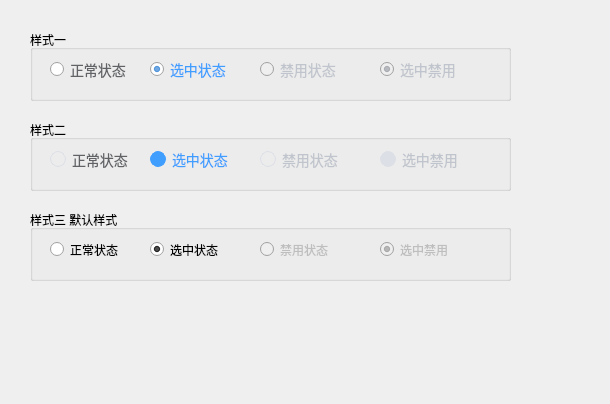
<?xml version="1.0" encoding="UTF-8"?>
<ui version="4.0">
 <class>DialogQSSRadioButton</class>
 <widget class="QDialog" name="DialogQSSRadioButton">
  <property name="geometry">
   <rect>
    <x>0</x>
    <y>0</y>
    <width>610</width>
    <height>404</height>
   </rect>
  </property>
  <property name="windowTitle">
   <string>Dialog</string>
  </property>
  <property name="styleSheet">
   <string notr="true"/>
  </property>
  <widget class="QGroupBox" name="groupBox">
   <property name="geometry">
    <rect>
     <x>30</x>
     <y>30</y>
     <width>481</width>
     <height>71</height>
    </rect>
   </property>
   <property name="styleSheet">
    <string notr="true">QRadioButton{
	color: #606266;
	font-size: 14px;
}
QRadioButton:checked{
	color: #409eff;
}
QRadioButton:disabled,
QRadioButton:checked:disabled{
	color: #c0c4cc
}

QRadioButton::indicator{
	image: url(:/images/10.png);
}
QRadioButton::indicator:hover{
	image: url(:/images/11.png);
}
QRadioButton::indicator:checked{
	image: url(:/images/12.png);
}
QRadioButton::indicator:checked:disabled{
	image: url(:/images/13.png);
}</string>
   </property>
   <property name="title">
    <string>样式一</string>
   </property>
   <widget class="QRadioButton" name="radioButton">
    <property name="geometry">
     <rect>
      <x>20</x>
      <y>30</y>
      <width>111</width>
      <height>19</height>
     </rect>
    </property>
    <property name="text">
     <string>正常状态</string>
    </property>
   </widget>
   <widget class="QRadioButton" name="radioButton_2">
    <property name="geometry">
     <rect>
      <x>120</x>
      <y>30</y>
      <width>111</width>
      <height>19</height>
     </rect>
    </property>
    <property name="text">
     <string>选中状态</string>
    </property>
    <property name="checked">
     <bool>true</bool>
    </property>
    <property name="autoExclusive">
     <bool>true</bool>
    </property>
   </widget>
   <widget class="QRadioButton" name="radioButton_3">
    <property name="enabled">
     <bool>false</bool>
    </property>
    <property name="geometry">
     <rect>
      <x>230</x>
      <y>30</y>
      <width>111</width>
      <height>19</height>
     </rect>
    </property>
    <property name="text">
     <string>禁用状态</string>
    </property>
   </widget>
   <widget class="QWidget" name="widget" native="true">
    <property name="geometry">
     <rect>
      <x>350</x>
      <y>30</y>
      <width>120</width>
      <height>21</height>
     </rect>
    </property>
    <widget class="QRadioButton" name="radioButton_4">
     <property name="enabled">
      <bool>false</bool>
     </property>
     <property name="geometry">
      <rect>
       <x>0</x>
       <y>0</y>
       <width>111</width>
       <height>19</height>
      </rect>
     </property>
     <property name="text">
      <string>选中禁用</string>
     </property>
     <property name="checked">
      <bool>true</bool>
     </property>
     <property name="autoExclusive">
      <bool>false</bool>
     </property>
    </widget>
   </widget>
  </widget>
  <widget class="QGroupBox" name="groupBox_2">
   <property name="geometry">
    <rect>
     <x>30</x>
     <y>120</y>
     <width>481</width>
     <height>71</height>
    </rect>
   </property>
   <property name="styleSheet">
    <string notr="true">QRadioButton{
	color: #606266;
	font-size: 14px;
}
QRadioButton:checked{
	color: #409eff;
}
QRadioButton:disabled,
QRadioButton:checked:disabled{
	color: #c0c4cc
}

QRadioButton::indicator{
	min-width: 16px;
	min-height: 16px;
	background-color: none;
	border: 1px solid #dcdfe6;
	border-radius: 8px;
}
QRadioButton::indicator:hover{
	border-color: #409eff;
}
QRadioButton::indicator:checked{
	background-color: #409eff;
	border-color: #409eff;
	background-clip: content;
	padding:4px;
}
QRadioButton::indicator:checked:disabled{
	background-color: #dcdfe6;
	border-color: #dcdfe6;
}</string>
   </property>
   <property name="title">
    <string>样式二</string>
   </property>
   <widget class="QRadioButton" name="radioButton_5">
    <property name="geometry">
     <rect>
      <x>20</x>
      <y>30</y>
      <width>111</width>
      <height>19</height>
     </rect>
    </property>
    <property name="text">
     <string>正常状态</string>
    </property>
   </widget>
   <widget class="QRadioButton" name="radioButton_6">
    <property name="geometry">
     <rect>
      <x>120</x>
      <y>30</y>
      <width>111</width>
      <height>19</height>
     </rect>
    </property>
    <property name="text">
     <string>选中状态</string>
    </property>
    <property name="checked">
     <bool>true</bool>
    </property>
    <property name="autoExclusive">
     <bool>true</bool>
    </property>
   </widget>
   <widget class="QRadioButton" name="radioButton_7">
    <property name="enabled">
     <bool>false</bool>
    </property>
    <property name="geometry">
     <rect>
      <x>230</x>
      <y>30</y>
      <width>111</width>
      <height>19</height>
     </rect>
    </property>
    <property name="text">
     <string>禁用状态</string>
    </property>
   </widget>
   <widget class="QWidget" name="widget_2" native="true">
    <property name="geometry">
     <rect>
      <x>350</x>
      <y>30</y>
      <width>120</width>
      <height>21</height>
     </rect>
    </property>
    <widget class="QRadioButton" name="radioButton_8">
     <property name="enabled">
      <bool>false</bool>
     </property>
     <property name="geometry">
      <rect>
       <x>0</x>
       <y>0</y>
       <width>111</width>
       <height>19</height>
      </rect>
     </property>
     <property name="text">
      <string>选中禁用</string>
     </property>
     <property name="checked">
      <bool>true</bool>
     </property>
     <property name="autoExclusive">
      <bool>false</bool>
     </property>
    </widget>
   </widget>
  </widget>
  <widget class="QGroupBox" name="groupBox_3">
   <property name="geometry">
    <rect>
     <x>30</x>
     <y>210</y>
     <width>481</width>
     <height>71</height>
    </rect>
   </property>
   <property name="styleSheet">
    <string notr="true"/>
   </property>
   <property name="title">
    <string>样式三 默认样式</string>
   </property>
   <widget class="QRadioButton" name="radioButton_9">
    <property name="geometry">
     <rect>
      <x>20</x>
      <y>30</y>
      <width>111</width>
      <height>19</height>
     </rect>
    </property>
    <property name="text">
     <string>正常状态</string>
    </property>
   </widget>
   <widget class="QRadioButton" name="radioButton_10">
    <property name="geometry">
     <rect>
      <x>120</x>
      <y>30</y>
      <width>111</width>
      <height>19</height>
     </rect>
    </property>
    <property name="text">
     <string>选中状态</string>
    </property>
    <property name="checked">
     <bool>true</bool>
    </property>
    <property name="autoExclusive">
     <bool>true</bool>
    </property>
   </widget>
   <widget class="QRadioButton" name="radioButton_11">
    <property name="enabled">
     <bool>false</bool>
    </property>
    <property name="geometry">
     <rect>
      <x>230</x>
      <y>30</y>
      <width>111</width>
      <height>19</height>
     </rect>
    </property>
    <property name="text">
     <string>禁用状态</string>
    </property>
   </widget>
   <widget class="QWidget" name="widget_3" native="true">
    <property name="geometry">
     <rect>
      <x>350</x>
      <y>30</y>
      <width>120</width>
      <height>21</height>
     </rect>
    </property>
    <widget class="QRadioButton" name="radioButton_12">
     <property name="enabled">
      <bool>false</bool>
     </property>
     <property name="geometry">
      <rect>
       <x>0</x>
       <y>0</y>
       <width>111</width>
       <height>19</height>
      </rect>
     </property>
     <property name="text">
      <string>选中禁用</string>
     </property>
     <property name="checked">
      <bool>true</bool>
     </property>
     <property name="autoExclusive">
      <bool>false</bool>
     </property>
    </widget>
   </widget>
  </widget>
 </widget>
 <resources/>
 <connections/>
</ui>
